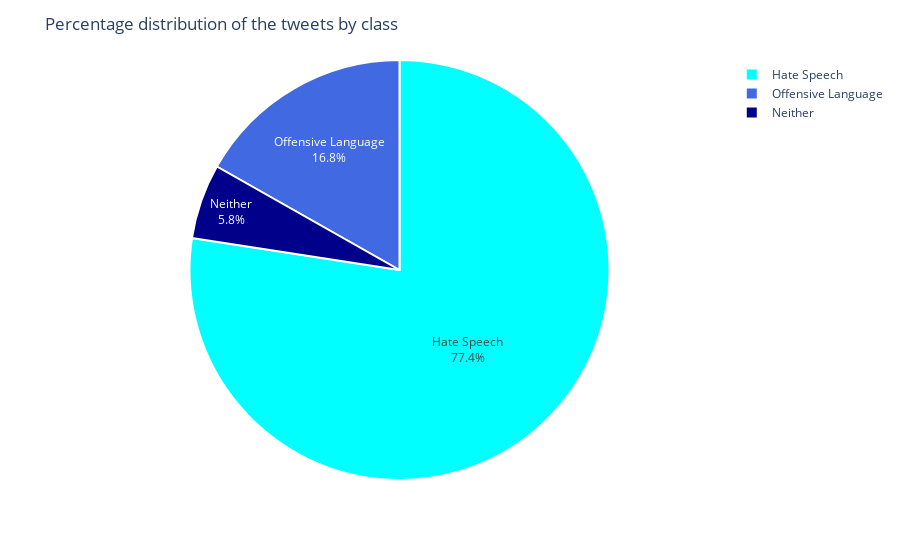

Write notebook code for a chart like this one.
### Markdown cell above
From this countplot it is evident that majority of the tweets are classified as offensive language. Hate speech and neither class on the other hand has a narrower gap between them. This class imbalance is a critical factor to be considered during data cleaning & preprocessing to ensure that the model does not become biased towards the dominant class which could affect the overall performance and fairless of the classification models.

### Code cell
import plotly.express as px
fig = px.pie(df, values=class_counts.values, names=class_labels, color=class_labels,
             color_discrete_map={'Hate Speech':'cyan',
                                 'Offensive Language':'royalblue',
                                 'Neither':'darkblue'})

fig.update_traces(textinfo='percent+label', texttemplate='%{label}<br>%{percent:.1%}', 
                  hovertemplate='%{label}: %{value}', 
                  marker=dict(line=dict(color='white', width=2)))

fig.update_layout(
    title = "Percentage distribution of the tweets by class"
)

fig.show()

### Figure 1 — Plotly figure (JSON) as saved in the notebook; plotly's stock layout.template omitted (floating-point values rounded to 4 significant figures)
{"data": [{"customdata": [["Hate Speech"], ["Offensive Language"], ["Neither"]], "domain": {"x": [0, 1], "y": [0, 1]}, "hovertemplate": "%{label}: %{value}", "labels": ["Hate Speech", "Offensive Language", "Neither"], "legendgroup": "", "marker": {"colors": ["cyan", "royalblue", "darkblue"], "line": {"color": "white", "width": 2}}, "name": "", "showlegend": true, "textinfo": "percent+label", "texttemplate": "%{label}<br>%{percent:.1%}", "type": "pie", "values": [19190, 4163, 1430]}], "layout": {"legend": {"tracegroupgap": 0}, "margin": {"t": 60}, "title": {"text": "Percentage distribution of the tweets by class"}}}
